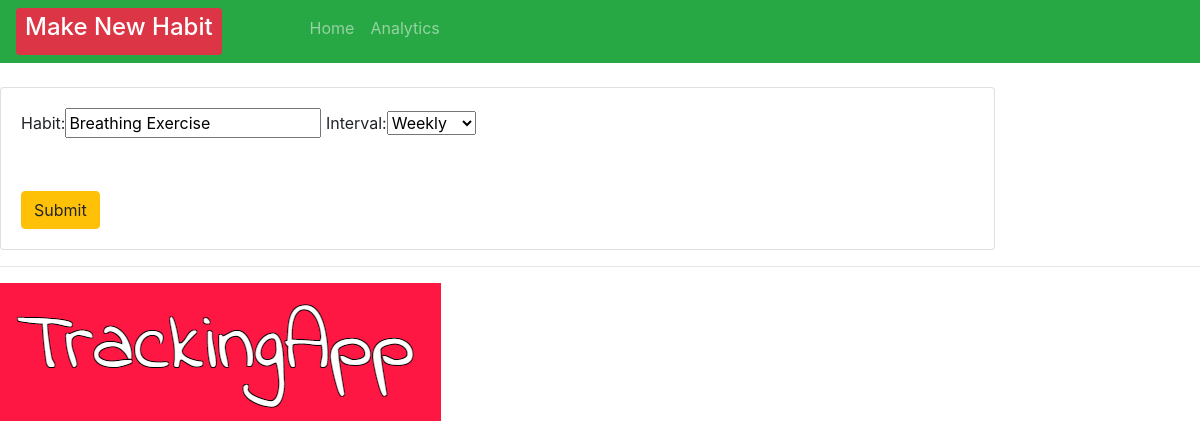
Page /update_habit/104 on the earlier database version.
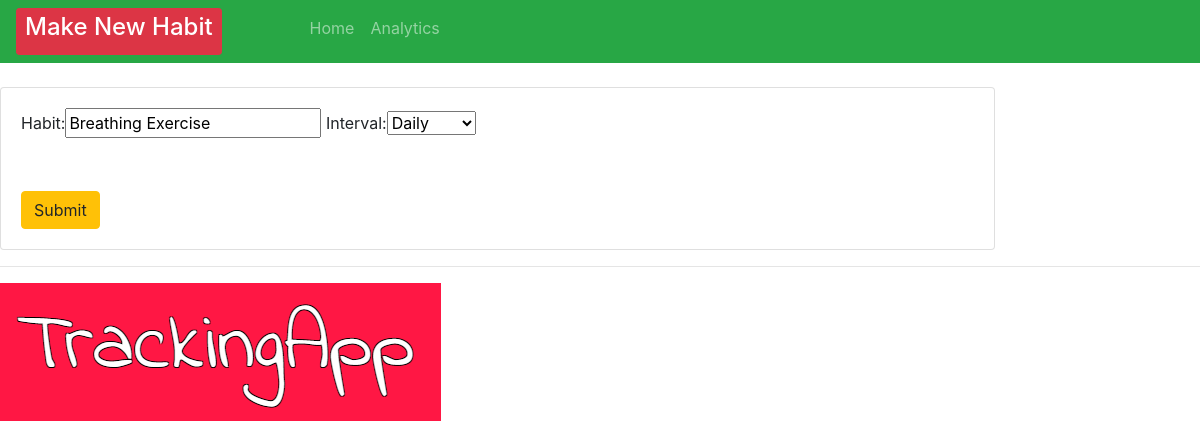
Same page on the later database version.
### crm/models.py (models this page shows, shortened)
class Order(models.Model):
    INTERVAL = (
            ('Daily', 'Daily'),
            ('Weekly', 'Weekly' ),
                      )
    habit = models.CharField(max_length=200, null=True, blank=True)
    interval = models.CharField(max_length=400, null=True, choices=INTERVAL)
    checked = models.IntegerField(blank=True, default=0, null=True)
    streak = models.IntegerField(blank=True, default=0, null=True)
    longestStreak = models.IntegerField(blank=True, default=0, null=True)
    created = models.DateTimeField(auto_now=True, auto_now_add=False, editable=False, null=True, blank=True)
    checkedList = models.ManyToManyField(Repeats)
    timeStamp = models.DateTimeField(auto_now=True, blank=True)
    date_created = models.DateTimeField(auto_now_add=True, null=True, editable=False, blank=True)
    dateAsString = models.CharField(max_length=200, null=True, blank=True)

### crm/views.py (the view)
# urls.py: path('update_habit/<str:pk>', views.updateHabit, name="update_habit"),
def updateHabit(request, pk):
    order = Order.objects.get(id=pk)
    form = OrderForm(instance=order)
    if request.method == 'POST' :
        form = OrderForm(request.POST, instance=order)
    if form.is_valid():
        form.save()
        return redirect('/')
    context = {'form': form}
    return render(request, 'habit/order_form.html', context)

### crm/forms.py
class OrderForm(ModelForm):
    class Meta:
        model = Order
        fields = ['habit', 'interval']

### crm/templates/habit/order_form.html (shortened to what this page needs)
{% extends 'habit/main.html' %}
{% load static %}
{% block content %}
<br>
<div class="row">
    <div class="col-md-10">
        <div class="card card-body">
            <form action="" method="POST">
                {{form}}
                <br>
                <br>
                <br>
                <button type="submit" class="btn btn-warning" name="Submit">
                    Submit
            </button>
            </form>
        </div>
    </div>
</div>
{%endblock%}

Differences in the rows shown:
changed Order "Breathing Exercise": interval "Weekly" → "Daily"
